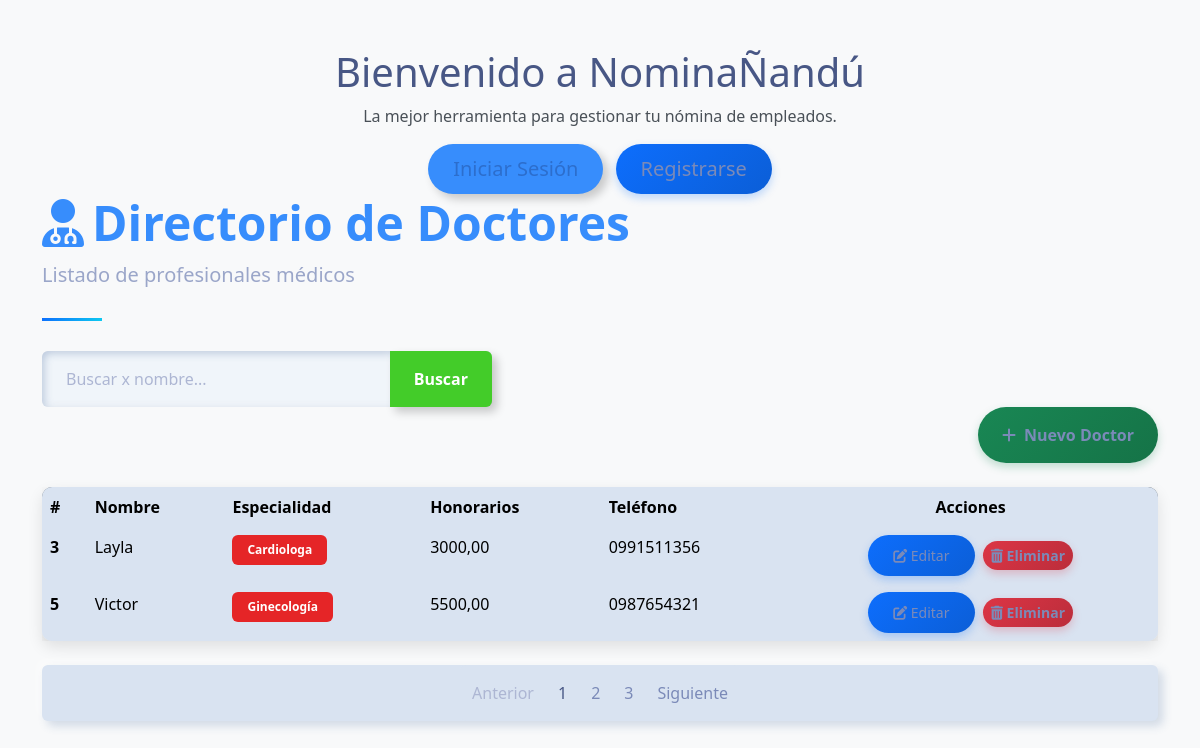
Page /clinic/doctor_list/ on the committed database.
### core/models.py (models this page shows)
class Doctor(models.Model):
    name = models.CharField(max_length=100)
    specialty = models.CharField(max_length=100)
    honorarios = models.DecimalField(max_digits=7, decimal_places=2)
    phone = models.CharField(max_length=15)
    email = models.EmailField()
    address = models.CharField(max_length=255)

### core/views.py (the view)
# urls.py: path('doctor_list/',doctor_list, name='doctor_list'),  # URL para la vista home
def doctor_list(request):
    doctors = Doctor.objects.all()
    print(request.method)
    print(request.GET)
    query= request.GET.get('q',None)
    print(query)
    if query: doctors = Doctor.objects.filter(name__icontains=query)
    else: doctors = Doctor.objects.all()
    context = {'doctors': doctors, 'title': 'Listado de doctores'}
    return render(request, 'doctor/list.html', context)

### template/doctor/list.html (shortened to what this page needs)
{% extends "home.html" %}
{% block content %}
    <div class="container">
        <header class="page-header">
            <h1 class="display-5 fw-bold text-primary">
                <i class="fas fa-user-md me-2"></i>Directorio de Doctores
            </h1>
            <p class="lead text-muted">Listado de profesionales médicos</p>
        </header>
        <form action="" style="max-width: 450px;">
            <div class="input-group">
                <input type="text" class="form-control" placeholder="Buscar x nombre..." name="q" value="{{ request.GET.q }}">
                <button class="btn btn-outline-success" data-bs-toggle="tooltip" data-bs-title="Escriba parte del apellido y click en buscar">
                    Buscar
                </button>
            </div>
        </form>
        <div class="d-flex justify-content-end mb-4">
            <a class="btn btn-success"  href={% url 'core:doctor_create' %}>
                <i class="fas fa-plus me-2"></i>Nuevo Doctor
        </div>
        <div class="card mb-4">
            <div class="card-body p-0">
                <div class="table-responsive">
                    <table class="table table-hover mb-0">
                        <thead>
                            <tr>
                                <th scope="col">#</th>
                                <th scope="col">Nombre</th>
                                <th scope="col">Especialidad</th>
                                <th scope="col">Honorarios</th>
                                <th scope="col">Teléfono</th>
                                <th scope="col" class="text-center">Acciones</th>
                            </tr>
                        </thead>
                        <tbody>
                           {% for doctor in doctors %}
                            <tr>
                                <th scope="row">{{doctor.id}}</th>
                                <td>{{doctor.name}}</td>
                                <td>
                                    <span class="badge bg-danger">{{doctor.specialty}}</span>
                                </td>
                                <td>{{doctor.honorarios}}</td>
                                <td>{{doctor.phone}}</td>
                                <td class="text-center">
                                    <a href={% url 'core:doctor_update' doctor.id %} class="btn btn-sm btn-primary me-1">
                                        <i class="fas fa-edit"></i> Editar
                                    </a>
                                    <a  href={% url 'core:doctor_delete' doctor.id %} class="btn btn-sm btn-danger">
                                        <i class="fas fa-trash-alt"></i> Eliminar
                                    </a>
                                </td>
                            </tr>
                           {% endfor %}
                        </tbody>
                    </table>
                </div>
            </div>
        </div>
        <nav aria-label="Page navigation" class="mb-4">
            <ul class="pagination justify-content-center">
                <li class="page-item disabled">
                    <a class="page-link" href="#" tabindex="-1" aria-disabled="true">Anterior</a>
                </li>
                <li class="page-item active"><a class="page-link" href="#">1</a></li>
                <li class="page-item"><a class="page-link" href="#">2</a></li>
                <li class="page-item"><a class="page-link" href="#">3</a></li>
                <li class="page-item">
                    <a class="page-link" href="#">Siguiente</a>
                </li>
            </ul>
        </nav>
    </div>
{% endblock %}

### template/home.html (style rules this page uses)
:root { --primary-color: #2c6ecd; --secondary-color: #19b3b3; --accent-color: #f8f9fa; --dark-color: #212529; --text-color: #495057; }
body { font-family: 'Poppins', sans-serif; color: var(--text-color); overflow-x: hidden; }
.btn-primary { background-color: var(--primary-color); border-color: var(--primary-color); padding: 10px 25px; border-radius: 50px; font-weight: 500; transition: all 0.3s ease; }

### template/doctor/list.html (style rules this page uses)
body { background-color: #f8f9fa; font-family: 'Segoe UI', Tahoma, Geneva, Verdana, sans-serif; }
.card { border-radius: 10px; box-shadow: 0 6px 15px rgba(0,0,0,0.1); transition: transform 0.3s, box-shadow 0.3s; }
.btn-primary { background: linear-gradient(135deg, #0d6efd, #0b5ed7); border: none; box-shadow: 0 4px 8px rgba(13, 110, 253, 0.25); transition: all 0.3s; }
.btn-success { background: linear-gradient(135deg, #198754, #157347); border: none; box-shadow: 0 4px 8px rgba(25, 135, 84, 0.25); transition: all 0.3s; }
.btn-danger { background: linear-gradient(135deg, #dc3545, #bb2d3b); border: none; box-shadow: 0 4px 8px rgba(220, 53, 69, 0.25); transition: all 0.3s; }
.table { border-radius: 10px; overflow: hidden; box-shadow: 0 5px 15px rgba(0,0,0,0.08); }
.table thead { background: linear-gradient(135deg, #6c757d, #495057); color: white; }
.table tbody tr { transition: background-color 0.3s; }
.page-header { position: relative; margin-bottom: 30px; padding-bottom: 15px; }
.page-header:after { content: ''; position: absolute; bottom: 0; left: 0; width: 60px; height: 3px; background: linear-gradient(135deg, #0d6efd, #0dcaf0); }

### rows in the picture
Doctor: id "3", name "Layla", specialty "Cardiologa", honorarios "3000,00", phone "0991511356"
Doctor: id "5", name "Victor", specialty "Ginecología", honorarios "5500,00", phone "0987654321"
